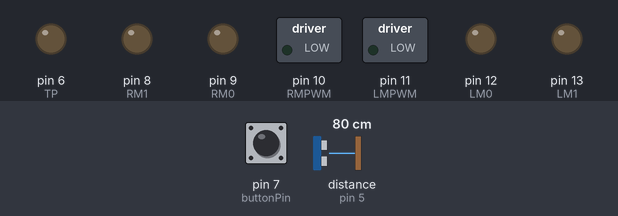
This sketch was run on a simulated Arduino Uno, built with avr-gcc and run on an emulated ATmega328P. Shown: switched loads named in the sketch (green lamp = pin HIGH), output pins drawn as LEDs (lit = HIGH). Dashed ring = blinking. The test bench sets the inputs (shaded band); at power-on: pin 7 (buttonPin) HIGH, distance to the obstacle (sensor on pin 5) 80 cm. The echo pulse lasts 58.3 µs per cm.

Above: at 1.2 s.
1.3 s: pin 7 (buttonPin) pulled LOW for 0.15 s
At 3.0 s:
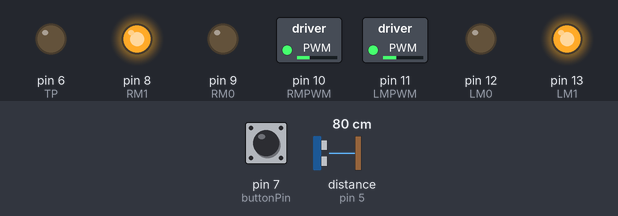
3.3 s: distance to the obstacle (sensor on pin 5) set to 18 cm
4.8 s: distance to the obstacle (sensor on pin 5) set to 13 cm
At 6.5 s:
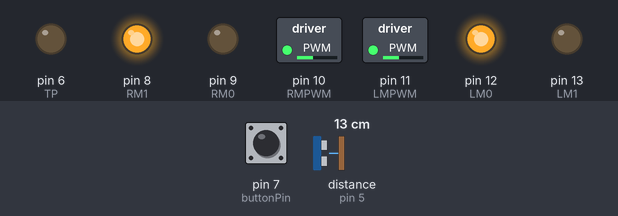
At 9.4 s:
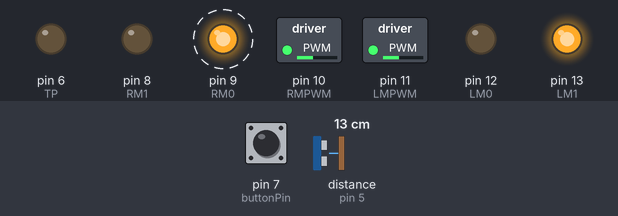
Timing chart, 0 to 13.0 s (numbered marks = the images above; inputs shaded):
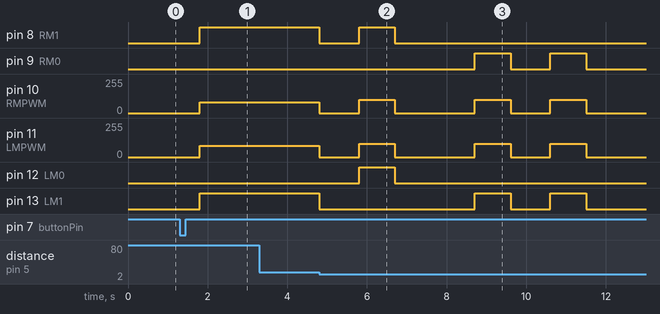

The sketch:

Robot_Code_Condensed.ino
```cpp
class Motor{
  public:
    Motor(int cp0, int cp1, int pp) : controlPin0(cp0), controlPin1(cp1), pwmPin(pp) {
      pinMode(controlPin0, OUTPUT);
      pinMode(controlPin1, OUTPUT);
      pinMode(pwmPin, OUTPUT);
    }

    /**
      takes an int [durration] in ms and a boolean direction
      and rotates the motor for that many seconds
    **/
  void rotate(bool direction, int power) {
    if (direction) {
      digitalWrite(controlPin0, HIGH);
      digitalWrite(controlPin1, LOW);
      analogWrite(pwmPin, power);
    } else {
      digitalWrite(controlPin0, LOW);
      digitalWrite(controlPin1, HIGH);
      analogWrite(pwmPin, power);
    }
  }

  void stop() {
    digitalWrite(controlPin0, LOW);
    digitalWrite(controlPin1, LOW);
    analogWrite(pwmPin, 0);
  }

  private:
    int  controlPin0;
    int controlPin1;
    int pwmPin;
};

class DriveTrain {
  public:
    Motor leftMotor;
    Motor rightMotor;
    int timeToDistance = 1;
    int lPower;
    int rPower;

    DriveTrain(Motor& lm, Motor& rm, int lPower, int rPower) : leftMotor(lm), rightMotor(rm), lPower(lPower), rPower(rPower) {}

    void moveForward(int distance) {
        // move one motor forward
        leftMotor.rotate( false, lPower);
        rightMotor.rotate( false, rPower);
        delay(distance);
        stop();
    }

    void moveBackward(int distance) {
        leftMotor.rotate(true, lPower);
        rightMotor.rotate(true, rPower);
        delay(distance);
        stop();
    }

    void stop() {
      leftMotor.stop();
      rightMotor.stop();
      delay(1000);
    }

    void rotate90DegreesLeft() {
      int timeToTurn = 900;
      leftMotor.rotate(true, 100);
      rightMotor.rotate(false, 100);
      delay(timeToTurn);
      stop();
    }

    void rotate90DegreesRight() {
      int timeToTurn = 900;
      leftMotor.rotate(false, 100);
      rightMotor.rotate(true, 100);
      delay(timeToTurn);
      stop();
    }

    void moveForwardIndefinitly() {
      leftMotor.rotate(false, lPower);
      rightMotor.rotate(false, rPower);
    }

    void moveBackwardIndefinitly() {
      leftMotor.rotate(true, lPower);
      rightMotor.rotate(true, rPower);
    }

    /**
      * Might not be needed, us used to counteract the fact that the left motor stops beore the right one
    **/
    void straighten() {
      int timeToTurn = 25;
      leftMotor.rotate(true, 80);
      rightMotor.rotate(false, 80);
      delay(timeToTurn);
      stop();
    }
};

class Sensor {
  public:
    int triggerPin;
    int echoPin;

    Sensor(int tp, int ep) : triggerPin(tp), echoPin(ep) {}

    float getDistanceInInches() {
      digitalWrite(triggerPin, LOW);
      delayMicroseconds(5);

      digitalWrite(triggerPin, HIGH);
      delayMicroseconds(10);
      digitalWrite(triggerPin, LOW);

      long duration = pulseIn(echoPin, HIGH);
      float distanceInches = duration * 0.034 / 2 / 2.54;
      return distanceInches;
    }
};

// NEED TO IMPLEMENT ACTIVE PIN NUMBERS
// setup for left motor
// Wires Need To Be Switched
int LM0 = 12;
int LM1 = 13;
int LMPWM = 11;
Motor leftMotor(LM0, LM1, LMPWM);
// setup for right motor
int RM0 = 9;
int RM1 = 8;
int RMPWM = 10;
Motor rightMotor(RM0, RM1, RMPWM);
// setup for the drivetrain
// ideal motor power ration is 215: 200
DriveTrain robotDriveTrain(leftMotor, rightMotor, 83, 80);
// setup for the sensor
int TP = 6;
int EP = 5;
Sensor robotSensor(TP, EP);

// setup for the button
int buttonPin = 7;

void setup()
{
  Serial.begin (9600);
  pinMode(buttonPin, INPUT_PULLUP);
  pinMode(LM0, OUTPUT);
  pinMode(LM1, OUTPUT);
  pinMode(LMPWM, OUTPUT);
  pinMode(RM0, OUTPUT);
  pinMode(RM1, OUTPUT);
  pinMode(RMPWM, OUTPUT);
  pinMode(TP, OUTPUT);
  pinMode(EP, INPUT);
}

// outside of the loop to keep track of button state
int lastButtonState = HIGH;
bool codeExecuted = false;

// outside the loop to keep track of the robot
bool pathFound = true;
bool leftChecked = false;
bool rightChecked = false;
long distFromWall = 6.0;

void loop()
{
  int buttonState = digitalRead(buttonPin);
  if(lastButtonState == HIGH && buttonState == LOW) {
    if (!codeExecuted) {
      delay(500);
      while (true) {
        while (robotSensor.getDistanceInInches() > distFromWall && pathFound) {
          robotDriveTrain.moveForwardIndefinitly();
        }
        robotDriveTrain.stop();
        pathFound = false;
        if (!leftChecked) {
          robotDriveTrain.rotate90DegreesLeft();
          if (robotSensor.getDistanceInInches() > distFromWall) {
            pathFound = true;
          } else {
            leftChecked = true;
          }
        } else if (!rightChecked) {
          robotDriveTrain.rotate90DegreesRight();
          robotDriveTrain.rotate90DegreesRight();
          if (robotSensor.getDistanceInInches() > distFromWall) {
            pathFound = true;
            leftChecked = false;
          } else {
            rightChecked = true;
          }
        } else {
          break;
        }
      }
      robotDriveTrain.stop();
      codeExecuted = true;
    }
  }
  if (buttonState == HIGH && lastButtonState == LOW) {
    codeExecuted = false;
  }
  lastButtonState = buttonState;
  digitalWrite(13, LOW);
}
```

Measured:
- the behaviour switches between 16 and 15 cm on distance to the obstacle (sensor on pin 5) (found by bisection; images 1 and 2)
- after the input at 1.3 s, pin 8 (RM1), pin 13 (LM1): LOW → HIGH after 0.51 s; pin 10 (RMPWM): 0/255 → 80/255 after 0.51 s; pin 11 (LMPWM): 0/255 → 83/255 after 0.51 s
- after the input at 3.3 s, every drawn part: stays the same
- after the input at 4.8 s, pin 8 (RM1): HIGH → LOW at once, → HIGH 1.0 s later, → LOW 0.90 s later; pin 9 (RM0): alternates HIGH for 0.90 s and LOW for 1.0 s, 4 changes in all, then stays LOW, starting after 3.9 s
